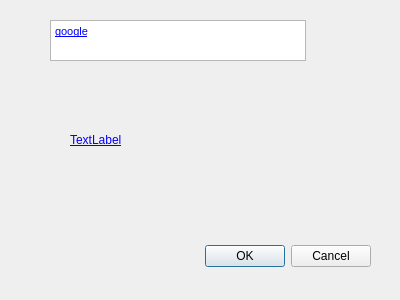
<?xml version="1.0" encoding="UTF-8"?>
<ui version="4.0">
 <class>Dialog2</class>
 <widget class="QDialog" name="Dialog2">
  <property name="geometry">
   <rect>
    <x>0</x>
    <y>0</y>
    <width>400</width>
    <height>300</height>
   </rect>
  </property>
  <property name="windowTitle">
   <string>Dialog</string>
  </property>
  <widget class="QDialogButtonBox" name="buttonBox">
   <property name="geometry">
    <rect>
     <x>30</x>
     <y>240</y>
     <width>341</width>
     <height>32</height>
    </rect>
   </property>
   <property name="orientation">
    <enum>Qt::Horizontal</enum>
   </property>
   <property name="standardButtons">
    <set>QDialogButtonBox::Cancel|QDialogButtonBox::Ok</set>
   </property>
  </widget>
  <widget class="QTextBrowser" name="textBrowser">
   <property name="geometry">
    <rect>
     <x>50</x>
     <y>20</y>
     <width>256</width>
     <height>41</height>
    </rect>
   </property>
   <property name="html">
    <string>&lt;!DOCTYPE HTML PUBLIC &quot;-//W3C//DTD HTML 4.0//EN&quot; &quot;http://www.w3.org/TR/REC-html40/strict.dtd&quot;&gt;
&lt;html&gt;&lt;head&gt;&lt;meta name=&quot;qrichtext&quot; content=&quot;1&quot; /&gt;&lt;style type=&quot;text/css&quot;&gt;
p, li { white-space: pre-wrap; }
&lt;/style&gt;&lt;/head&gt;&lt;body style=&quot; font-family:'MS Shell Dlg 2'; font-size:8pt; font-weight:400; font-style:normal;&quot;&gt;
&lt;p style=&quot; margin-top:0px; margin-bottom:0px; margin-left:0px; margin-right:0px; -qt-block-indent:0; text-indent:0px;&quot;&gt;&lt;a href=&quot;https://www.google.com/&quot;&gt;&lt;span style=&quot; text-decoration: underline; color:#0000ff;&quot;&gt;google&lt;/span&gt;&lt;/a&gt;&lt;/p&gt;&lt;/body&gt;&lt;/html&gt;</string>
   </property>
  </widget>
  <widget class="QLabel" name="label">
   <property name="geometry">
    <rect>
     <x>70</x>
     <y>110</y>
     <width>121</width>
     <height>61</height>
    </rect>
   </property>
   <property name="text">
    <string>&lt;html&gt;&lt;head/&gt;&lt;body&gt;&lt;p&gt;&lt;a href=&quot;https://www.google.com/&quot;&gt;&lt;span style=&quot; text-decoration: underline; color:#0000ff;&quot;&gt;TextLabel&lt;/span&gt;&lt;/a&gt;&lt;/p&gt;&lt;/body&gt;&lt;/html&gt;</string>
   </property>
  </widget>
 </widget>
 <resources/>
 <connections>
  <connection>
   <sender>buttonBox</sender>
   <signal>accepted()</signal>
   <receiver>Dialog2</receiver>
   <slot>accept()</slot>
   <hints>
    <hint type="sourcelabel">
     <x>248</x>
     <y>254</y>
    </hint>
    <hint type="destinationlabel">
     <x>157</x>
     <y>274</y>
    </hint>
   </hints>
  </connection>
  <connection>
   <sender>buttonBox</sender>
   <signal>rejected()</signal>
   <receiver>Dialog2</receiver>
   <slot>reject()</slot>
   <hints>
    <hint type="sourcelabel">
     <x>316</x>
     <y>260</y>
    </hint>
    <hint type="destinationlabel">
     <x>286</x>
     <y>274</y>
    </hint>
   </hints>
  </connection>
 </connections>
</ui>
